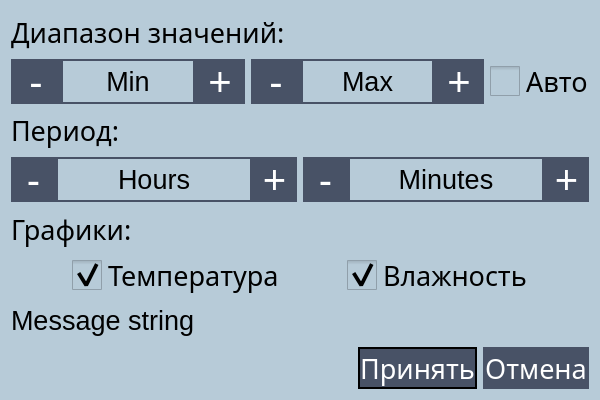
<?xml version="1.0" encoding="UTF-8"?>
<ui version="4.0">
 <class>PlotOptions</class>
 <widget class="QDialog" name="PlotOptions">
  <property name="geometry">
   <rect>
    <x>0</x>
    <y>0</y>
    <width>600</width>
    <height>400</height>
   </rect>
  </property>
  <property name="font">
   <font>
    <family>Ubuntu Mono</family>
    <pointsize>20</pointsize>
   </font>
  </property>
  <property name="windowTitle">
   <string>Dialog</string>
  </property>
  <property name="styleSheet">
   <string notr="true">QDialog {
	color: #000000;
	background-color: #B7CBD8;
}

QLabel {
	color: #000000;
   background-color: #B7CBD8;
}

QCheckBox{
	color: #000000;
	background-color: #B7CBD8;
}
</string>
  </property>
  <layout class="QVBoxLayout" name="verticalLayout">
   <item>
    <widget class="QLabel" name="label">
     <property name="font">
      <font>
       <family>Ubuntu Mono</family>
       <pointsize>20</pointsize>
      </font>
     </property>
     <property name="text">
      <string>Диапазон значений:</string>
     </property>
    </widget>
   </item>
   <item>
    <layout class="QHBoxLayout" name="horizontalLayout">
     <item>
      <layout class="QHBoxLayout" name="layoutMinYSetup">
       <property name="spacing">
        <number>0</number>
       </property>
       <item>
        <widget class="QPushButton" name="pbMinYMinus">
         <property name="sizePolicy">
          <sizepolicy hsizetype="Fixed" vsizetype="Fixed">
           <horstretch>0</horstretch>
           <verstretch>0</verstretch>
          </sizepolicy>
         </property>
         <property name="minimumSize">
          <size>
           <width>50</width>
           <height>45</height>
          </size>
         </property>
         <property name="maximumSize">
          <size>
           <width>45</width>
           <height>45</height>
          </size>
         </property>
         <property name="font">
          <font>
           <pointsize>30</pointsize>
          </font>
         </property>
         <property name="styleSheet">
          <string notr="true">QPushButton {
	color: #FFFFFF;
	background-color: #485266;
	border: 2px solid #485266;
}

QPushButton:disabled {
	color: #808080;
}

QPushButton:enabled {
	color: #FFFFFF
}</string>
         </property>
         <property name="text">
          <string>-</string>
         </property>
        </widget>
       </item>
       <item>
        <widget class="QPushButton" name="pbMinYValue">
         <property name="enabled">
          <bool>true</bool>
         </property>
         <property name="sizePolicy">
          <sizepolicy hsizetype="Expanding" vsizetype="Fixed">
           <horstretch>0</horstretch>
           <verstretch>0</verstretch>
          </sizepolicy>
         </property>
         <property name="minimumSize">
          <size>
           <width>45</width>
           <height>45</height>
          </size>
         </property>
         <property name="font">
          <font>
           <pointsize>20</pointsize>
          </font>
         </property>
         <property name="styleSheet">
          <string notr="true">QPushButton {
	color: #000000;
	background-color: #B7CBD8;
	border: 2px solid #485266;
}

QPushButton:disabled {
	color: #808080;
}

QPushButton:enabled {
	color: #000000
}</string>
         </property>
         <property name="text">
          <string>Min</string>
         </property>
        </widget>
       </item>
       <item>
        <widget class="QPushButton" name="pbMinYPlus">
         <property name="sizePolicy">
          <sizepolicy hsizetype="Preferred" vsizetype="Fixed">
           <horstretch>0</horstretch>
           <verstretch>0</verstretch>
          </sizepolicy>
         </property>
         <property name="minimumSize">
          <size>
           <width>50</width>
           <height>45</height>
          </size>
         </property>
         <property name="maximumSize">
          <size>
           <width>45</width>
           <height>45</height>
          </size>
         </property>
         <property name="font">
          <font>
           <pointsize>30</pointsize>
          </font>
         </property>
         <property name="styleSheet">
          <string notr="true">QPushButton {
	color: #FFFFFF;
	background-color: #485266;
	border: 2px solid #485266;
}

QPushButton:disabled {
	color: #808080;
}

QPushButton:enabled {
	color: #FFFFFF;
}</string>
         </property>
         <property name="text">
          <string>+</string>
         </property>
        </widget>
       </item>
      </layout>
     </item>
     <item>
      <layout class="QHBoxLayout" name="horizontalLayout_6">
       <property name="spacing">
        <number>0</number>
       </property>
       <item>
        <widget class="QPushButton" name="pbMaxYMinus">
         <property name="sizePolicy">
          <sizepolicy hsizetype="Fixed" vsizetype="Fixed">
           <horstretch>0</horstretch>
           <verstretch>0</verstretch>
          </sizepolicy>
         </property>
         <property name="minimumSize">
          <size>
           <width>50</width>
           <height>45</height>
          </size>
         </property>
         <property name="maximumSize">
          <size>
           <width>45</width>
           <height>45</height>
          </size>
         </property>
         <property name="font">
          <font>
           <pointsize>30</pointsize>
          </font>
         </property>
         <property name="styleSheet">
          <string notr="true">QPushButton {
	color: #FFFFFF;
	background-color: #485266;
	border: 2px solid #485266;
}

QPushButton:disabled {
	color: #808080;
}

QPushButton:enabled {
	color: #FFFFFF;
}</string>
         </property>
         <property name="text">
          <string>-</string>
         </property>
        </widget>
       </item>
       <item>
        <widget class="QPushButton" name="pbMaxYValue">
         <property name="sizePolicy">
          <sizepolicy hsizetype="Expanding" vsizetype="Fixed">
           <horstretch>0</horstretch>
           <verstretch>0</verstretch>
          </sizepolicy>
         </property>
         <property name="minimumSize">
          <size>
           <width>45</width>
           <height>45</height>
          </size>
         </property>
         <property name="font">
          <font>
           <pointsize>20</pointsize>
          </font>
         </property>
         <property name="styleSheet">
          <string notr="true">QPushButton {
	color: #000000;
	background-color: #B7CBD8;
	border: 2px solid #485266;
}

QPushButton:disabled {
	color: #808080;
}

QPushButton:enabled {
	color: #000000
}</string>
         </property>
         <property name="text">
          <string>Max</string>
         </property>
        </widget>
       </item>
       <item>
        <widget class="QPushButton" name="pbMaxYPlus">
         <property name="sizePolicy">
          <sizepolicy hsizetype="Fixed" vsizetype="Fixed">
           <horstretch>0</horstretch>
           <verstretch>0</verstretch>
          </sizepolicy>
         </property>
         <property name="minimumSize">
          <size>
           <width>50</width>
           <height>45</height>
          </size>
         </property>
         <property name="maximumSize">
          <size>
           <width>45</width>
           <height>45</height>
          </size>
         </property>
         <property name="font">
          <font>
           <pointsize>30</pointsize>
          </font>
         </property>
         <property name="styleSheet">
          <string notr="true">QPushButton {
	color: #FFFFFF;
	background-color: #485266;
	border: 2px solid #485266;
}

QPushButton:disabled {
	color: #808080;
}

QPushButton:enabled {
	color: #FFFFFF;
}</string>
         </property>
         <property name="text">
          <string>+</string>
         </property>
        </widget>
       </item>
      </layout>
     </item>
     <item>
      <widget class="QCheckBox" name="cbAutoY">
       <property name="sizePolicy">
        <sizepolicy hsizetype="Maximum" vsizetype="Fixed">
         <horstretch>0</horstretch>
         <verstretch>0</verstretch>
        </sizepolicy>
       </property>
       <property name="font">
        <font>
         <family>Ubuntu Mono</family>
         <pointsize>20</pointsize>
        </font>
       </property>
       <property name="styleSheet">
        <string notr="true">QCheckBox::indicator {
    width: 30px;
    height: 30px;
}</string>
       </property>
       <property name="text">
        <string>Авто</string>
       </property>
       <property name="iconSize">
        <size>
         <width>20</width>
         <height>20</height>
        </size>
       </property>
      </widget>
     </item>
    </layout>
   </item>
   <item>
    <widget class="QLabel" name="label_2">
     <property name="font">
      <font>
       <family>Ubuntu Mono</family>
       <pointsize>20</pointsize>
      </font>
     </property>
     <property name="text">
      <string>Период:</string>
     </property>
    </widget>
   </item>
   <item>
    <layout class="QHBoxLayout" name="horizontalLayout_2">
     <item>
      <layout class="QHBoxLayout" name="layoutMinYSetup_2">
       <property name="spacing">
        <number>0</number>
       </property>
       <item>
        <widget class="QPushButton" name="pbHourMins">
         <property name="sizePolicy">
          <sizepolicy hsizetype="Fixed" vsizetype="Fixed">
           <horstretch>0</horstretch>
           <verstretch>0</verstretch>
          </sizepolicy>
         </property>
         <property name="minimumSize">
          <size>
           <width>45</width>
           <height>45</height>
          </size>
         </property>
         <property name="maximumSize">
          <size>
           <width>45</width>
           <height>45</height>
          </size>
         </property>
         <property name="font">
          <font>
           <pointsize>30</pointsize>
          </font>
         </property>
         <property name="styleSheet">
          <string notr="true">QPushButton {
	color: #FFFFFF;
	background-color: #485266;
	border: 2px solid #485266;
}

QPushButton:disabled {
	color: #808080;
}

QPushButton:enabled {
	color: #FFFFFF
}</string>
         </property>
         <property name="text">
          <string>-</string>
         </property>
        </widget>
       </item>
       <item>
        <widget class="QPushButton" name="pbHourValue">
         <property name="enabled">
          <bool>true</bool>
         </property>
         <property name="sizePolicy">
          <sizepolicy hsizetype="Expanding" vsizetype="Fixed">
           <horstretch>0</horstretch>
           <verstretch>0</verstretch>
          </sizepolicy>
         </property>
         <property name="minimumSize">
          <size>
           <width>0</width>
           <height>45</height>
          </size>
         </property>
         <property name="font">
          <font>
           <pointsize>20</pointsize>
          </font>
         </property>
         <property name="styleSheet">
          <string notr="true">QPushButton {
	color: #000000;
	background-color: #B7CBD8;
	border: 2px solid #485266;
}

QPushButton:disabled {
	color: #808080;
}

QPushButton:enabled {
	color: #000000
}</string>
         </property>
         <property name="text">
          <string>Hours</string>
         </property>
        </widget>
       </item>
       <item>
        <widget class="QPushButton" name="pbHourPlus">
         <property name="sizePolicy">
          <sizepolicy hsizetype="Preferred" vsizetype="Fixed">
           <horstretch>0</horstretch>
           <verstretch>0</verstretch>
          </sizepolicy>
         </property>
         <property name="minimumSize">
          <size>
           <width>45</width>
           <height>45</height>
          </size>
         </property>
         <property name="maximumSize">
          <size>
           <width>45</width>
           <height>45</height>
          </size>
         </property>
         <property name="font">
          <font>
           <pointsize>30</pointsize>
          </font>
         </property>
         <property name="styleSheet">
          <string notr="true">QPushButton {
	color: #FFFFFF;
	background-color: #485266;
	border: 2px solid #485266;
}

QPushButton:disabled {
	color: #808080;
}

QPushButton:enabled {
	color: #FFFFFF;
}</string>
         </property>
         <property name="text">
          <string>+</string>
         </property>
        </widget>
       </item>
      </layout>
     </item>
     <item>
      <layout class="QHBoxLayout" name="layoutMinYSetup_3">
       <property name="spacing">
        <number>0</number>
       </property>
       <item>
        <widget class="QPushButton" name="pbMinuteMinus">
         <property name="sizePolicy">
          <sizepolicy hsizetype="Fixed" vsizetype="Fixed">
           <horstretch>0</horstretch>
           <verstretch>0</verstretch>
          </sizepolicy>
         </property>
         <property name="minimumSize">
          <size>
           <width>45</width>
           <height>45</height>
          </size>
         </property>
         <property name="maximumSize">
          <size>
           <width>45</width>
           <height>45</height>
          </size>
         </property>
         <property name="font">
          <font>
           <pointsize>30</pointsize>
          </font>
         </property>
         <property name="styleSheet">
          <string notr="true">QPushButton {
	color: #FFFFFF;
	background-color: #485266;
	border: 2px solid #485266;
}

QPushButton:disabled {
	color: #808080;
}

QPushButton:enabled {
	color: #FFFFFF
}</string>
         </property>
         <property name="text">
          <string>-</string>
         </property>
        </widget>
       </item>
       <item>
        <widget class="QPushButton" name="pbMinuteValue">
         <property name="enabled">
          <bool>true</bool>
         </property>
         <property name="sizePolicy">
          <sizepolicy hsizetype="Expanding" vsizetype="Fixed">
           <horstretch>0</horstretch>
           <verstretch>0</verstretch>
          </sizepolicy>
         </property>
         <property name="minimumSize">
          <size>
           <width>0</width>
           <height>45</height>
          </size>
         </property>
         <property name="font">
          <font>
           <pointsize>20</pointsize>
          </font>
         </property>
         <property name="styleSheet">
          <string notr="true">QPushButton {
	color: #000000;
	background-color: #B7CBD8;
	border: 2px solid #485266;
}

QPushButton:disabled {
	color: #808080;
}

QPushButton:enabled {
	color: #000000
}</string>
         </property>
         <property name="text">
          <string>Minutes</string>
         </property>
        </widget>
       </item>
       <item>
        <widget class="QPushButton" name="pbMinutePlus">
         <property name="sizePolicy">
          <sizepolicy hsizetype="Preferred" vsizetype="Fixed">
           <horstretch>0</horstretch>
           <verstretch>0</verstretch>
          </sizepolicy>
         </property>
         <property name="minimumSize">
          <size>
           <width>45</width>
           <height>45</height>
          </size>
         </property>
         <property name="maximumSize">
          <size>
           <width>45</width>
           <height>45</height>
          </size>
         </property>
         <property name="font">
          <font>
           <pointsize>30</pointsize>
          </font>
         </property>
         <property name="styleSheet">
          <string notr="true">QPushButton {
	color: #FFFFFF;
	background-color: #485266;
	border: 2px solid #485266;
}

QPushButton:disabled {
	color: #808080;
}

QPushButton:enabled {
	color: #FFFFFF;
}</string>
         </property>
         <property name="text">
          <string>+</string>
         </property>
        </widget>
       </item>
      </layout>
     </item>
    </layout>
   </item>
   <item>
    <widget class="QLabel" name="label_3">
     <property name="font">
      <font>
       <family>Ubuntu Mono</family>
       <pointsize>20</pointsize>
      </font>
     </property>
     <property name="text">
      <string>Графики:</string>
     </property>
    </widget>
   </item>
   <item>
    <layout class="QHBoxLayout" name="horizontalLayout_3">
     <item>
      <widget class="QCheckBox" name="cbTemperature">
       <property name="sizePolicy">
        <sizepolicy hsizetype="Maximum" vsizetype="Fixed">
         <horstretch>0</horstretch>
         <verstretch>0</verstretch>
        </sizepolicy>
       </property>
       <property name="font">
        <font>
         <family>Ubuntu Mono</family>
         <pointsize>20</pointsize>
        </font>
       </property>
       <property name="styleSheet">
        <string notr="true">QCheckBox::indicator {
    width: 30px;
    height: 30px;
}</string>
       </property>
       <property name="text">
        <string>Температура</string>
       </property>
       <property name="iconSize">
        <size>
         <width>20</width>
         <height>20</height>
        </size>
       </property>
       <property name="checked">
        <bool>true</bool>
       </property>
      </widget>
     </item>
     <item>
      <widget class="QCheckBox" name="cbHumi">
       <property name="sizePolicy">
        <sizepolicy hsizetype="Maximum" vsizetype="Fixed">
         <horstretch>0</horstretch>
         <verstretch>0</verstretch>
        </sizepolicy>
       </property>
       <property name="font">
        <font>
         <family>Ubuntu Mono</family>
         <pointsize>20</pointsize>
        </font>
       </property>
       <property name="styleSheet">
        <string notr="true">QCheckBox {

}
QCheckBox::indicator {
    width: 30px;
    height: 30px;
}</string>
       </property>
       <property name="text">
        <string>Влажность</string>
       </property>
       <property name="iconSize">
        <size>
         <width>20</width>
         <height>20</height>
        </size>
       </property>
       <property name="checked">
        <bool>true</bool>
       </property>
      </widget>
     </item>
    </layout>
   </item>
   <item>
    <widget class="QLabel" name="lblMessage">
     <property name="font">
      <font>
       <pointsize>20</pointsize>
      </font>
     </property>
     <property name="text">
      <string>Message string</string>
     </property>
    </widget>
   </item>
   <item>
    <layout class="QHBoxLayout" name="horizontalLayout_4">
     <item>
      <spacer name="horizontalSpacer">
       <property name="orientation">
        <enum>Qt::Horizontal</enum>
       </property>
       <property name="sizeHint" stdset="0">
        <size>
         <width>40</width>
         <height>20</height>
        </size>
       </property>
      </spacer>
     </item>
     <item>
      <widget class="QPushButton" name="pbOk">
       <property name="sizePolicy">
        <sizepolicy hsizetype="Preferred" vsizetype="Minimum">
         <horstretch>0</horstretch>
         <verstretch>0</verstretch>
        </sizepolicy>
       </property>
       <property name="font">
        <font>
         <family>Ubuntu Mono</family>
         <pointsize>20</pointsize>
        </font>
       </property>
       <property name="styleSheet">
        <string notr="true">QPushButton {
    color: #FFFFFF;
    background-color: #485266;
 	 border: 2px solid #000000;
}</string>
       </property>
       <property name="text">
        <string>Принять</string>
       </property>
      </widget>
     </item>
     <item>
      <widget class="QPushButton" name="pbCancel">
       <property name="sizePolicy">
        <sizepolicy hsizetype="Minimum" vsizetype="Minimum">
         <horstretch>0</horstretch>
         <verstretch>0</verstretch>
        </sizepolicy>
       </property>
       <property name="font">
        <font>
         <family>Ubuntu Mono</family>
         <pointsize>20</pointsize>
        </font>
       </property>
       <property name="styleSheet">
        <string notr="true">QPushButton {
    color: #FFFFFF;
    background-color: #485266;
 	 border: 2px solid #485266;
}</string>
       </property>
       <property name="text">
        <string>Отмена</string>
       </property>
      </widget>
     </item>
    </layout>
   </item>
  </layout>
 </widget>
 <resources/>
 <connections/>
</ui>
